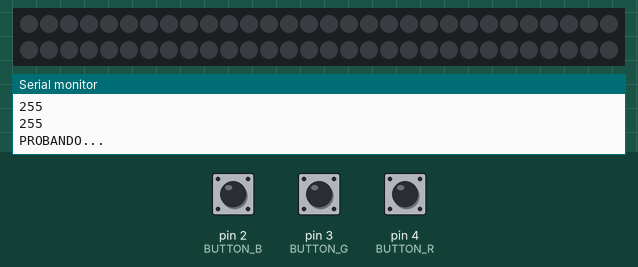
Simulated run of this sketch. Board: Arduino Uno, built with avr-gcc and run on an emulated ATmega328P. On the bench: 60 RGB LEDs in strip order, left to right, continuing on the next row, the last lines printed to the serial monitor. Inputs (shaded band) come from the test bench; at power-on: pin 3 (BUTTON_G) HIGH, pin 2 (BUTTON_B) HIGH, pin 4 (BUTTON_R) HIGH. Dim RGB values are drawn brighter than linear.

Above: at 1.3 s.
1.4 s: pin 3 (BUTTON_G) pulled LOW for 3.2 s
At 5.1 s:
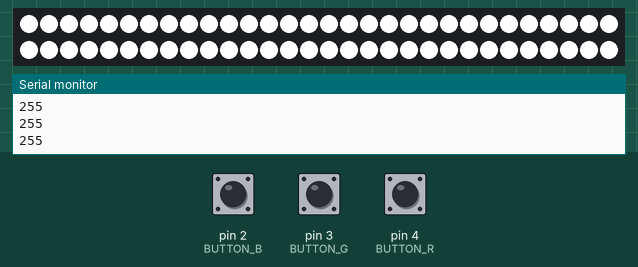
6.1 s: pin 2 (BUTTON_B) pulled LOW for 0.15 s
At 7.4 s:
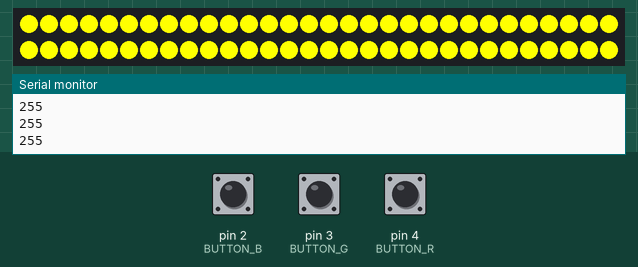
7.7 s: pin 4 (BUTTON_R) pulled LOW for 0.15 s
At 8.8 s:
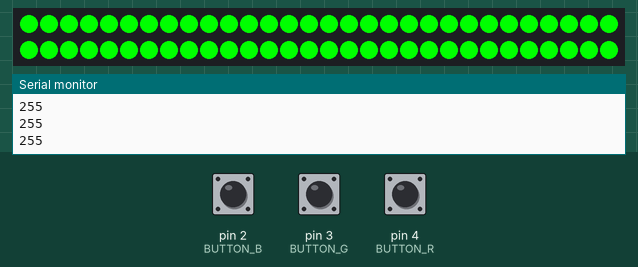
9.3 s: pin 2 (BUTTON_B) pulled LOW for 1 s
11.8 s: pin 3 (BUTTON_G) pulled LOW for 0.15 s
At 13.1 s:
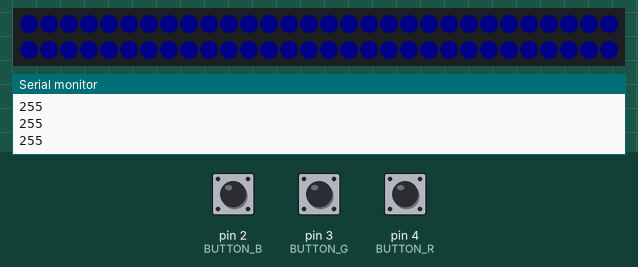
13.4 s: pin 4 (BUTTON_R) pulled LOW for 1 s
At 15.7 s:
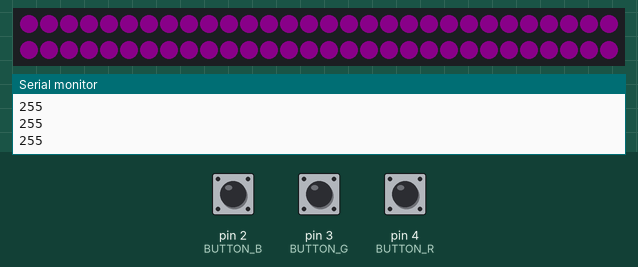
Timing chart, 0 to 16.9 s (numbered marks = the images above; inputs shaded):
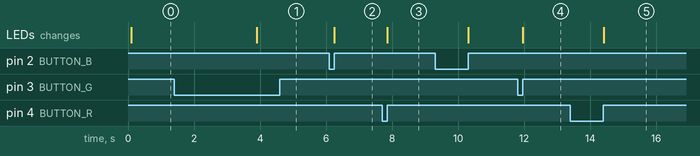

Measured:
- after the input at 1.4 s, the LEDs: change after 2.5 s (image 1)
- after the input at 6.1 s, the LEDs: change after 0.15 s (image 2)
- after the input at 7.7 s, the LEDs: change after 0.15 s (image 3)
- after the input at 11.8 s, the LEDs: change after 0.16 s (image 4)
- after the input at 13.4 s, the LEDs: change after 1.0 s (image 5)

The sketch:

lamparaLed.ino
```cpp
#include <WS2812.h>
#include "buttons.h"
#include "config.h"
#include "EEPROM.h"

#define BAUDRATE 9600

#define NUM_LED 60
#define MAX_POWER 250

WS2812 LED(NUM_LED);
cRGB value;
byte r=0;
byte g=0;
byte b=0;

int numLed;

int buttonPulse=0;
bool updateLeds = false;

bool magicMode=false;

void setup() {


  /* Input buttons */
  configure_buttons();

  LED.setOutput(7);
  delay(100);
  todos(0,0,0);
  Serial.begin(BAUDRATE);
  while(!Serial);
  Serial.write("Connect\r\n");
  configReadValue(&r,&g,&b);
  Serial.println("Values from eeprom:");
  Serial.println(r,DEC);
  Serial.println(g,DEC);
  Serial.println(b,DEC);

  Serial.println("PROBANDO...");


  if (r!=0xFF && g!=0xFF && b!=0xFF){
    todos(r,g,b);
  }

}

void loop() {
  buttonPulse = button_loop();

  if (buttonPulse == PULSED_SINGLE_R){
    if (r>MAX_POWER){
      r = 0;
    }
    else if (r==MAX_POWER-10){
      todos(255,0,0);
      delay(1000);
      todos(0,0,0);
      delay(1000);
      Serial.println("Red max");
      r= 255;
    }
    else{
      r = r + 10;
    }
    updateLeds=true;
  }


  if (buttonPulse == PULSED_SINGLE_G){
    if (g>MAX_POWER){
      g = 0;
    }
    else if (g==MAX_POWER-10){
      todos(0,255,0);
      delay(1000);
      todos(0,0,0);
      delay(1000);
      Serial.println("Green max");
      g = 255;
    }
    else{
      g = g + 10;
    }
    updateLeds=true;
  }

  if (buttonPulse == PULSED_SINGLE_B){
    if (b>MAX_POWER){
      b = 0;
    }
    else if (b==MAX_POWER-10){
      Serial.println("Blue max");
      todos(0,0,255);
      delay(1000);
      todos(0,0,0);
      delay(1000);

      b = 255;
    }
    else{
      b = b + 10;
    }
    updateLeds=true;

  }


  if (buttonPulse == PULSED_LONG_R){
    if (r!=0 || g!=0 || b!=0){
      r=0;
      g=0;
      b=0;
    }
    updateLeds=true;
  }
  if (buttonPulse == PULSED_LONG_B){
    Serial.println("Save rgb values...");
    Serial.println(configWriteValue(r,g,b),HEX);

  }

  if (buttonPulse == PULSED_LONG_G){
    Serial.println(configReadValue(&r,&g,&b),HEX);
    Serial.println("Values from eeprom:");
    Serial.println(r,DEC);
    Serial.println(g,DEC);
    Serial.println(b,DEC);
    updateLeds=true;

  }

  if (buttonPulse == PULSED_MAGIC){
    magicMode = !magicMode;
    if (magicMode==true){
       doMagic();
      Serial.println("Magic!!!!");
    }
    else{
      configReadValue(&r,&g,&b);
      updateLeds=true;
      Serial.println("Magic END...!!!");
    }
  }


  if (updateLeds==true){
    updateLeds=false;
    todos(r,g,b);
    /*
    Serial.println("RGB:");
    Serial.println(r,DEC);
    Serial.println(g,DEC);
    Serial.println(b,DEC);
    */

  }


  delay(5);
}

void todos(byte r, byte g, byte b)
{
  value.b=b;value.g=g;value.r=r;
  for (int numLed=0;numLed<NUM_LED;numLed++)
  {
    LED.set_crgb_at(numLed,value);
  }
  LED.sync();
}

void doMagic(){
  int rest;
  value.b=b;value.g=g;value.r=r;
  for (int numLed=0;numLed<NUM_LED;numLed++)
  {
    rest = numLed%3;
    if (rest==0){
      value.r=255;
      value.g=0;
      value.b=0;
    }else if (rest==1){
      value.r=0;
      value.g=255;
      value.b=0;
    }
    else if (rest==2){
      value.r=0;
      value.g=0;
      value.b=255;
    }
    LED.set_crgb_at(numLed,value);
  }
  LED.sync();
}
```

buttons.cpp
```cpp
#include <Arduino.h>
#include "buttons.h"

#define TWO_SECONDS 100 //
#define FIVE_SECONDS  250

int BUTTON_R = 4;
int BUTTON_G = 3;
int BUTTON_B = 2;

bool pulseR = false;
bool pulseG = false;
bool pulseB = false;


int pulseR_count = 0;
int pulseG_count = 0;
int pulseB_count = 0;


int statusButtonR = 0;
int statusButtonG = 0;
int statusButtonB = 0;

int statusButtonR_prev = 0;
int statusButtonG_prev = 0;
int statusButtonB_prev = 0;


void configure_buttons(){
  pinMode(BUTTON_R,INPUT_PULLUP);
  pinMode(BUTTON_G,INPUT_PULLUP);
  pinMode(BUTTON_B,INPUT_PULLUP);
  statusButtonR = digitalRead(BUTTON_R);
  statusButtonR_prev = statusButtonR;
  statusButtonG = digitalRead(BUTTON_G);
  statusButtonG_prev = statusButtonG;
  statusButtonB = digitalRead(BUTTON_B);
  statusButtonB_prev = statusButtonB;
}


int button_loop()
{
  int finalButton = 0;

  /* R button */
  statusButtonR = digitalRead(BUTTON_R);
  if (statusButtonR==0){
    delay(20);
    statusButtonR_prev= digitalRead(BUTTON_R);
    if (statusButtonR_prev == statusButtonR){
      pulseR=true;
      pulseR_count++;
      if (pulseR_count==TWO_SECONDS){
        finalButton = PULSED_LONG_R;
      }

      if (pulseR_count>FIVE_SECONDS){
        pulseR_count = FIVE_SECONDS+100;
      }
    }
  }else{
    if (pulseR==true){
      if (pulseR_count<= TWO_SECONDS){
        finalButton = PULSED_SINGLE_R;
      }
    }
    pulseR=false;
    pulseR_count=0;
  }

  /* G button */

  statusButtonG = digitalRead(BUTTON_G);
  if (statusButtonG==0){
    delay(20);
    statusButtonG_prev= digitalRead(BUTTON_G);
    if (statusButtonG_prev == statusButtonG){
      pulseG=true;
      pulseG_count++;
      if (pulseG_count==TWO_SECONDS){
        finalButton = PULSED_LONG_G;
      }
      if (pulseG_count==FIVE_SECONDS){
        finalButton = PULSED_MAGIC;
      }
      if (pulseG_count>FIVE_SECONDS){
        pulseG_count =FIVE_SECONDS+100;
      }
    }
  }else{
    if (pulseG==true){
      if (pulseG_count<= TWO_SECONDS){
        finalButton = PULSED_SINGLE_G;
      }
    }
    pulseG=false;
    pulseG_count=0;
  }

  /* B button */
  statusButtonB = digitalRead(BUTTON_B);
  if (statusButtonB==0){
    delay(20);
    statusButtonB_prev= digitalRead(BUTTON_B);
    if (statusButtonB_prev == statusButtonB){
      pulseB=true;
      pulseB_count++;
      if (pulseB_count==TWO_SECONDS){
        finalButton = PULSED_LONG_B;
      }
      if (pulseB_count>TWO_SECONDS){
        pulseB_count =TWO_SECONDS+100;
      }
    }
  }else{
    if (pulseB==true){
      if (pulseB_count<= TWO_SECONDS){
        finalButton = PULSED_SINGLE_B;
      }
    }
    pulseB=false;
    pulseB_count=0;
  }


  return finalButton;
}
```

buttons.h
```cpp
#ifndef _BUTTONS_
#define _BUTTONS_

#define PULSED_SINGLE_R   1
#define PULSED_SINGLE_G   2
#define PULSED_SINGLE_B   3

#define PULSED_LONG_R   11
#define PULSED_LONG_G   12
#define PULSED_LONG_B   13

#define PULSED_MAGIC  100

void configure_buttons();
int button_loop();


#endif
```

config.cpp
```cpp
#include "Arduino.h"
#include "EEPROM.h"
#include "config.h"


unsigned long configReadValue(byte *r, byte *g, byte *b){
  unsigned long rgb = 0xFFFFFFFF;

  EEPROM.get(0,rgb);

  *r = (rgb>>24) & 0xFF;
  *g = (rgb>>16) & 0xFF;
  *b = (rgb>>8) & 0xFF;
  return rgb;
}
unsigned long configWriteValue(byte r, byte g, byte b){
  unsigned long rgb=0x000000FF;
  rgb = ((unsigned long)r<<24);
  rgb = rgb | ((unsigned long)g<<16);
  rgb = rgb | ((unsigned long)b<<8);


  EEPROM.put(0,rgb);

  return rgb;
}
```

config.h
```cpp
#ifndef _CONFIG_H
#define _CONFIG_H


#define EEPROM_ADDR_RGB 0

unsigned long configReadValue(byte *r, byte *g, byte *b);
unsigned long configWriteValue(byte r, byte g, byte b);


#endif
```
